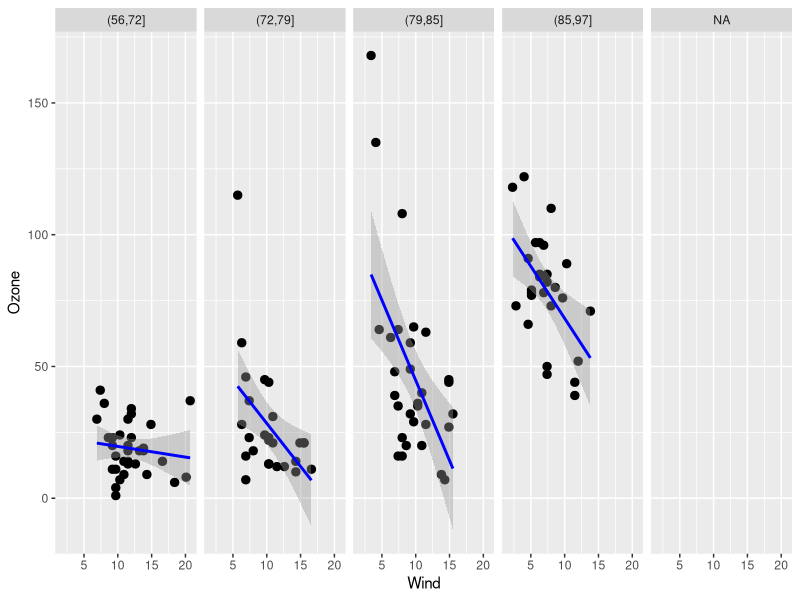
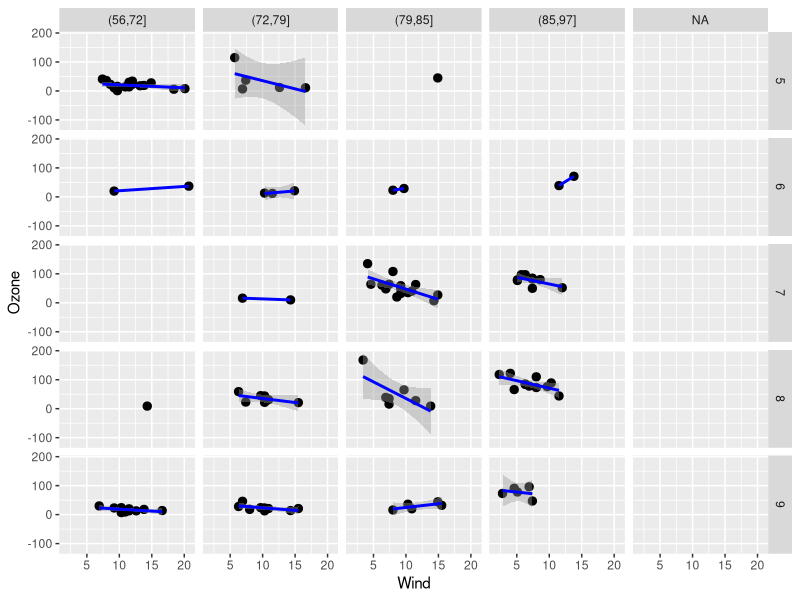
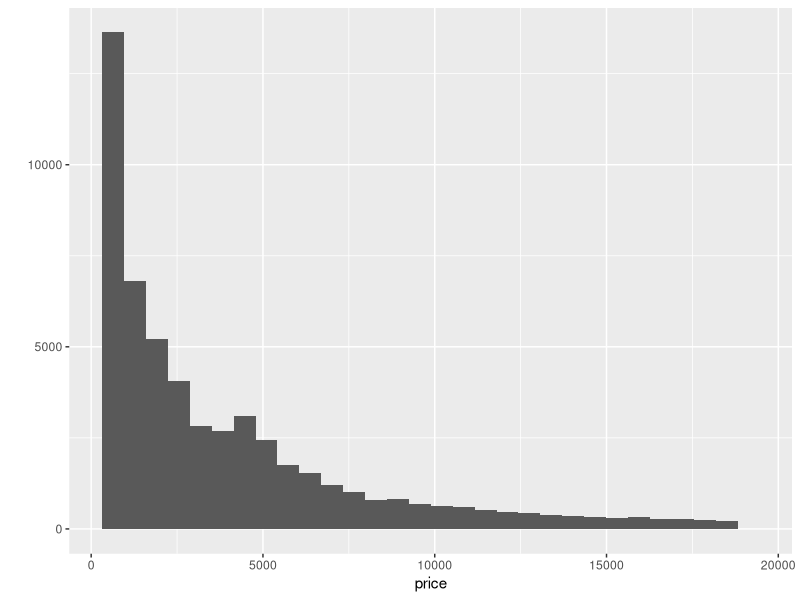
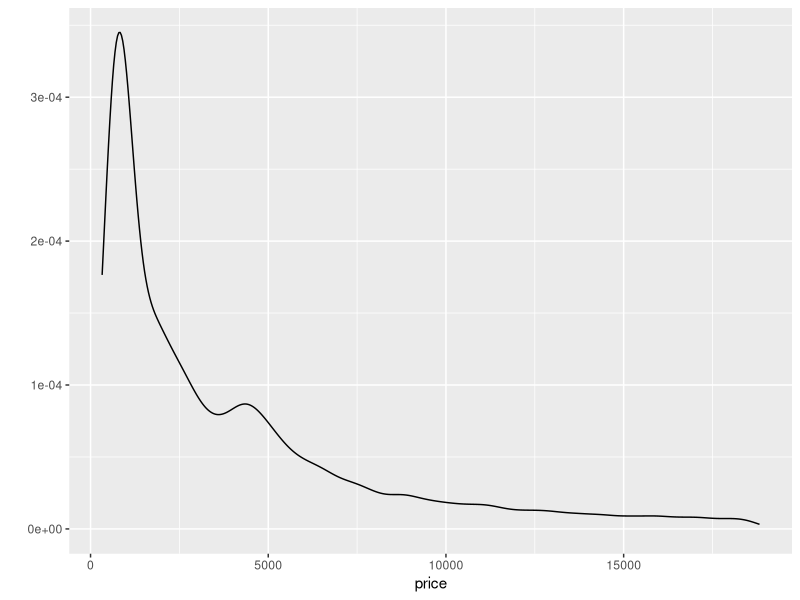
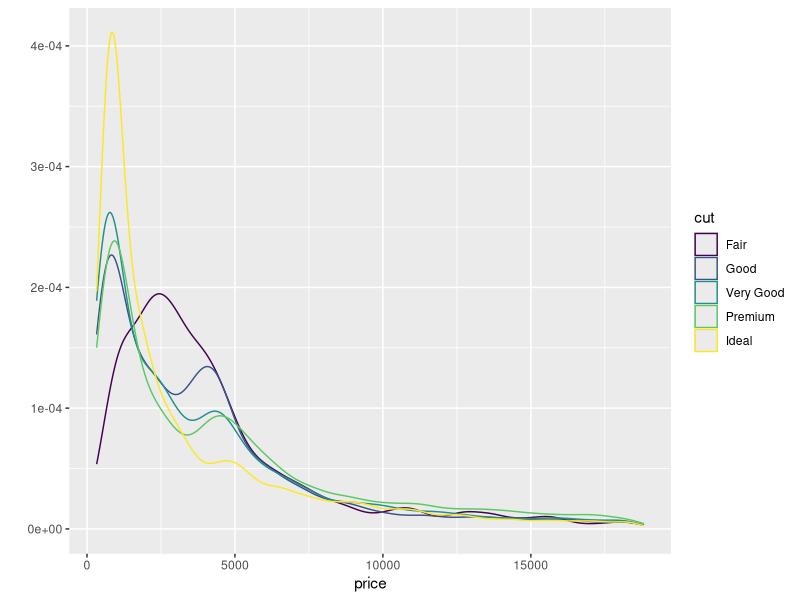
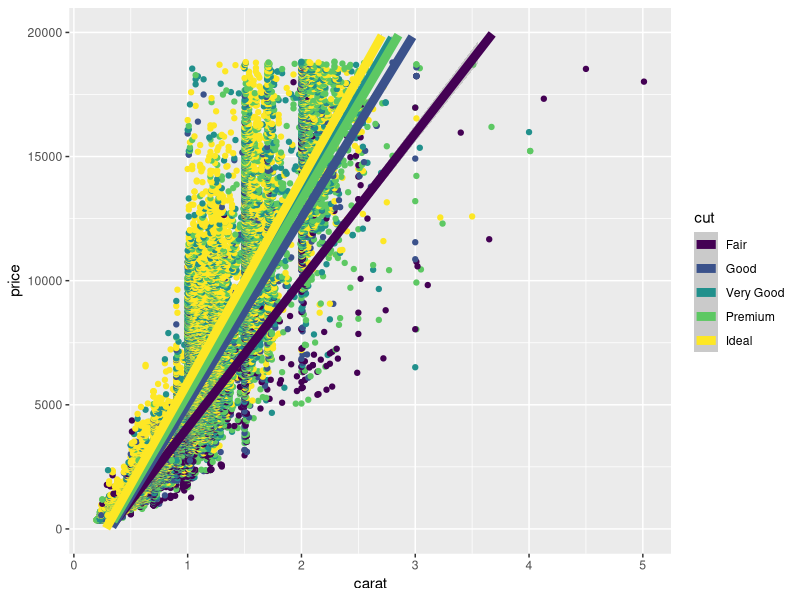

Reproduce these figures in R, in order.


library(datasets)
library(ggplot2)

##subsetting

logico <- airquality$Month == 5

mean(airquality[logico,]$Ozone, na.rm = TRUE)

logico2 <- airquality$Month == 5 & airquality$Wind < 18

mean(airquality[logico2,]$Ozone, na.rm = TRUE)


#tables

quantile(airquality$Temp)

seq(0,1,length = 4)

quantile( airquality$Temp ,seq(0,1,length = 5), na.rm = TRUE)

quantile( airquality$Temp ,seq(0,1,length = 5), na.rm = TRUE) -> pontos.de.corte.temperatura

quantile( airquality$Ozone ,seq(0,1,length = 5), na.rm = TRUE) -> pontos.de.corte.ozone

airquality$Temp.quantil <- cut(airquality$Temp, pontos.de.corte.temperatura)

airquality$Ozone.quantil <- cut(airquality$Ozone, pontos.de.corte.ozone)

table(airquality$Ozone.quantil, airquality$Temp.quantil)

table(airquality$Ozone.quantil, airquality$Temp.quantil, useNA = "ifany")


#plots - airquality

g <- ggplot(airquality, aes(Wind,Ozone))

g + geom_point(size = 2.5) + geom_smooth(method = "lm", color = "blue") + facet_grid(.~Temp.quantil)

airquality$Month <- as.factor(airquality$Month)

levels(airquality$Month)

levels(airquality$Month) <- month.name[5:9]

g + geom_point(size = 2.5) + geom_smooth(method = "lm", color = "blue") + facet_grid(Month~Temp.quantil)

#plots diamonds

qplot(price, data = diamonds)

qplot(price, data = diamonds, geom = c("density"))

qplot(price, data = diamonds, geom = c("density"), color = cut)

qplot(carat, price, data = diamonds, color = cut, ylim = c(0, 20000)) + geom_smooth(method = "lm", size = 3)





